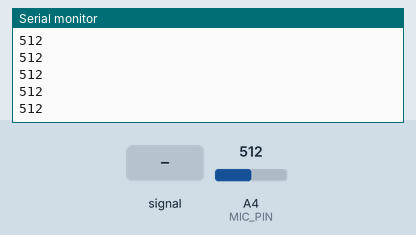
This sketch was run on a simulated Arduino Uno, built with avr-gcc and run on an emulated ATmega328P. Shown: the last lines printed to the serial monitor. Inputs (shaded band) come from the test bench; at power-on: A4 (MIC_PIN) = 512.

Above: at 1.2 s.
1.3 s: A4 (MIC_PIN) fed a 200 Hz sine of ±81 counts around its level
At 2.1 s:
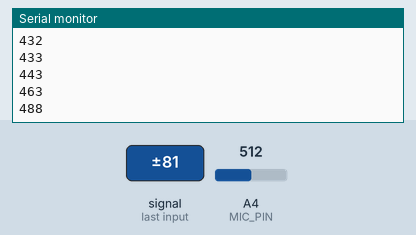
2.8 s: A4 (MIC_PIN) set to 716
At 3.5 s:
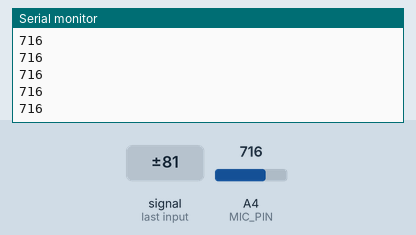
4.3 s: A4 (MIC_PIN) fed a 1000 Hz sine of ±255 counts around its level
5.8 s: A4 (MIC_PIN) set to 511
At 6.4 s:
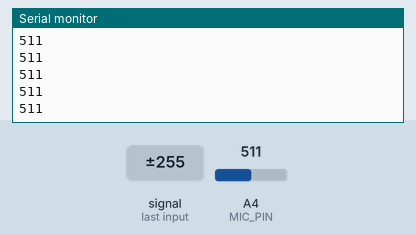
Timing chart, 0 to 8.3 s (numbered marks = the images above; inputs shaded):
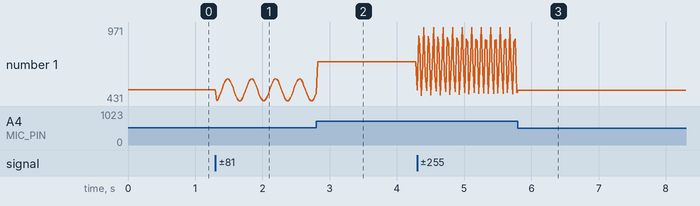

The sketch:

test_mic.ino
```cpp
const int MIC_PIN = 4;
void setup() {
  Serial.begin(115200);
}

void loop() {
  Serial.println(analogRead(MIC_PIN));
  delay(20);
}
```

Measured:
- after the input at 1.3 s, the serial monitor: prints a new line at once (image 1)
- plotted number 1: 512 → 487 after the input at 1.3 s, 716 → 493 after the input at 4.3 s
